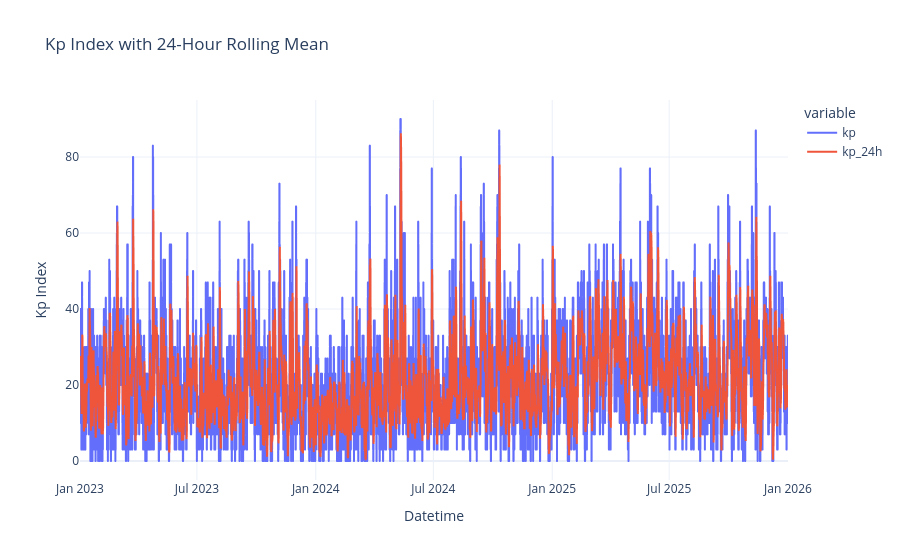

Here is the notebook cell this chart was saved with:
### Code cell
kp_df["kp_24h"] = kp_df["kp"].rolling(24).mean()

fig = px.line(
    kp_df,
    x=kp_df.index,
    y=["kp", "kp_24h"],
    title="Kp Index with 24-Hour Rolling Mean"
)

fig.update_layout(
    xaxis_title="Datetime",
    yaxis_title="Kp Index",
    template="plotly_white"
)

fig.show()

### Figure 1 — Plotly figure (JSON) as saved in the notebook; plotly's stock layout.template omitted (floating-point values rounded to 4 significant figures; data arrays with more than 128 entries replaced by an {"elided": "..."} marker saying what was removed)
{"data": [{"hovertemplate": "variable=kp<br>datetime=%{x}<br>value=%{y}<extra></extra>", "legendgroup": "kp", "line": {"color": "#636efa", "dash": "solid"}, "marker": {"symbol": "circle"}, "mode": "lines", "name": "kp", "showlegend": true, "type": "scattergl", "x": {"elided": "26304 str values"}, "xaxis": "x", "y": {"elided": "26304 float values"}, "yaxis": "y"}, {"hovertemplate": "variable=kp_24h<br>datetime=%{x}<br>value=%{y}<extra></extra>", "legendgroup": "kp_24h", "line": {"color": "#EF553B", "dash": "solid"}, "marker": {"symbol": "circle"}, "mode": "lines", "name": "kp_24h", "showlegend": true, "type": "scattergl", "x": {"elided": "26304 str values"}, "xaxis": "x", "y": {"elided": "26304 float values"}, "yaxis": "y"}], "layout": {"legend": {"title": {"text": "variable"}, "tracegroupgap": 0}, "title": {"text": "Kp Index with 24-Hour Rolling Mean"}, "xaxis": {"anchor": "y", "domain": [0, 1], "title": {"text": "Datetime"}}, "yaxis": {"anchor": "x", "domain": [0, 1], "title": {"text": "Kp Index"}}}}
